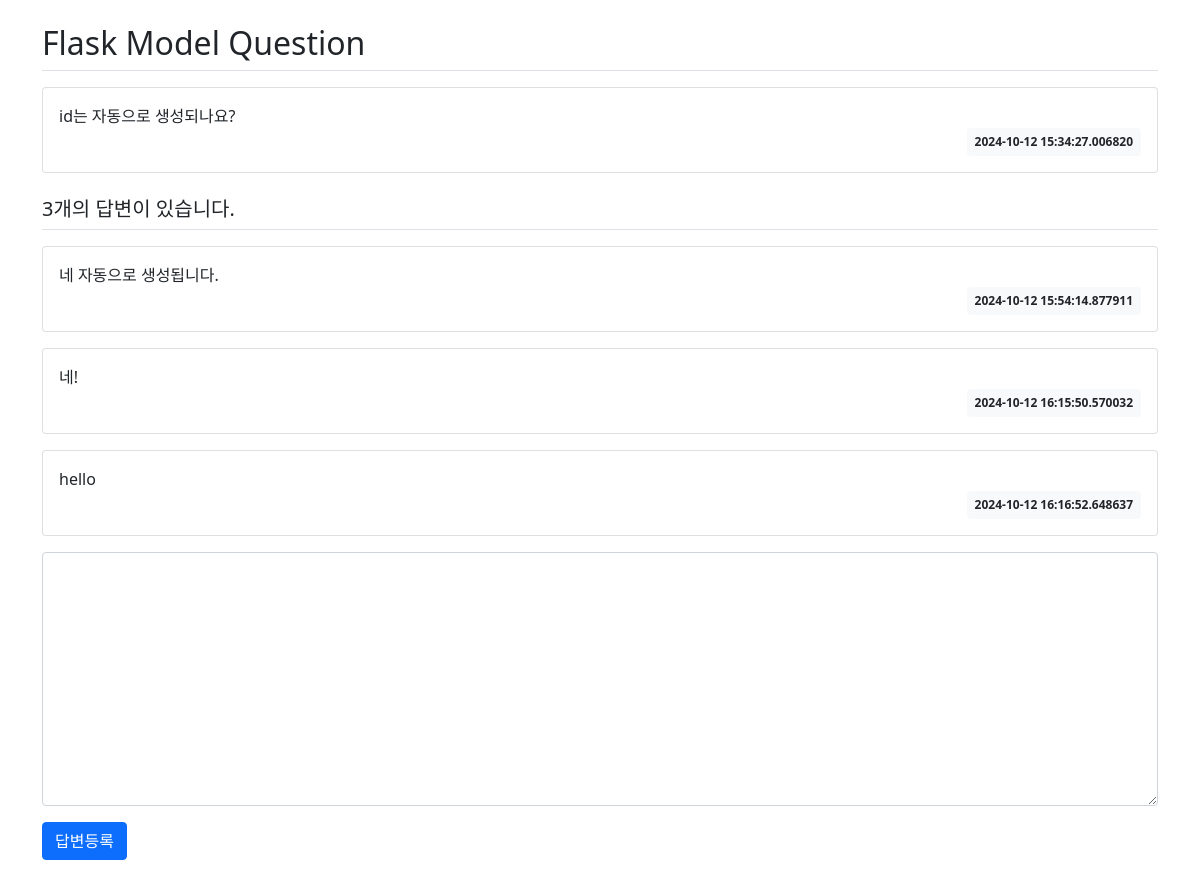
Screenshot of /question/detail/2/ with the database file from the repository.
### pybo/models.py (models this page shows)
class Question(db.Model):
    id = db.Column(db.Integer, primary_key=True)
    subject = db.Column(db.String(200), nullable=False)
    content = db.Column(db.Text(), nullable=False)
    create_date = db.Column(db.DateTime(), nullable=False)

class Answer(db.Model):
    id = db.Column(db.Integer, primary_key=True)
    question_id = db.Column(db.Integer, db.ForeignKey('question.id', ondelete='CASCADE'))
    question = db.relationship('Question', backref=db.backref('answer_set'))
    content = db.Column(db.Text(), nullable=False)
    create_date = db.Column(db.DateTime(), nullable=False)

### pybo/views/question_views.py (the view)
@bp.route('/detail/<int:question_id>/')
def detail(question_id):
    form = AnswerForm()
    question = Question.query.get_or_404(question_id)
    return render_template('question/question_detail.html', question=question, form=form)

### pybo/forms.py
class AnswerForm(FlaskForm):
    content = TextAreaField('내용', validators=[DataRequired('내용은 필수입력 항목입니다.')])

### pybo/templates/question/question_detail.html (shortened to what this page needs)
{% extends 'base.html' %}
{% block content %}
<div class="container my-3">
    <h2 class="border-bottom py-2">{{ question.subject }}</h2>
    <div class="card my-3">
        <div class="card-body">
            <div class="card-text" style="white-space: pre-line;">{{ question.content }}</div>
            <div class="d-flex justify-content-end">
                <div class="badge bg-light text-dark p-2">
                    {{ question.create_date }}
                </div>
            </div>
        </div>
    </div>
    <h5 class="border-bottom my-3 py-2">{{ question.answer_set|length }}개의 답변이 있습니다.</h5>
    {% for answer in question.answer_set %}
    <div class="card my-3">
        <div class="card-body">
            <div class="card-text" style="white-space: pre-line;">{{ answer.content }}</div>
            <div class="d-flex justify-content-end">
                <div class="badge bg-light text-dark p-2">
                    {{ answer.create_date }}
                </div>
            </div>
        </div>
    </div>
    {% endfor %}
    <form action="{{ url_for('answer.create', question_id=question.id) }}" method="post" class="my-3">
        <div class="mb-3">
            <textarea name="content" id="content" class="form-control" rows="10"></textarea>
        </div>
        <input type="submit" value="답변등록" class="btn btn-primary">
    </form>
</div>
{% endblock %}

### rows the page displays
Question: subject "Flask Model Question", content "id는 자동으로 생성되나요?", create_date "2024-10-12 15:34:27.006820"
Answer: content "네 자동으로 생성됩니다.", create_date "2024-10-12 15:54:14.877911"
Answer: content "네!", create_date "2024-10-12 16:15:50.570032"
Answer: content "hello", create_date "2024-10-12 16:16:52.648637"

### other values shown
{{ question.answer_set|length }} "3"
